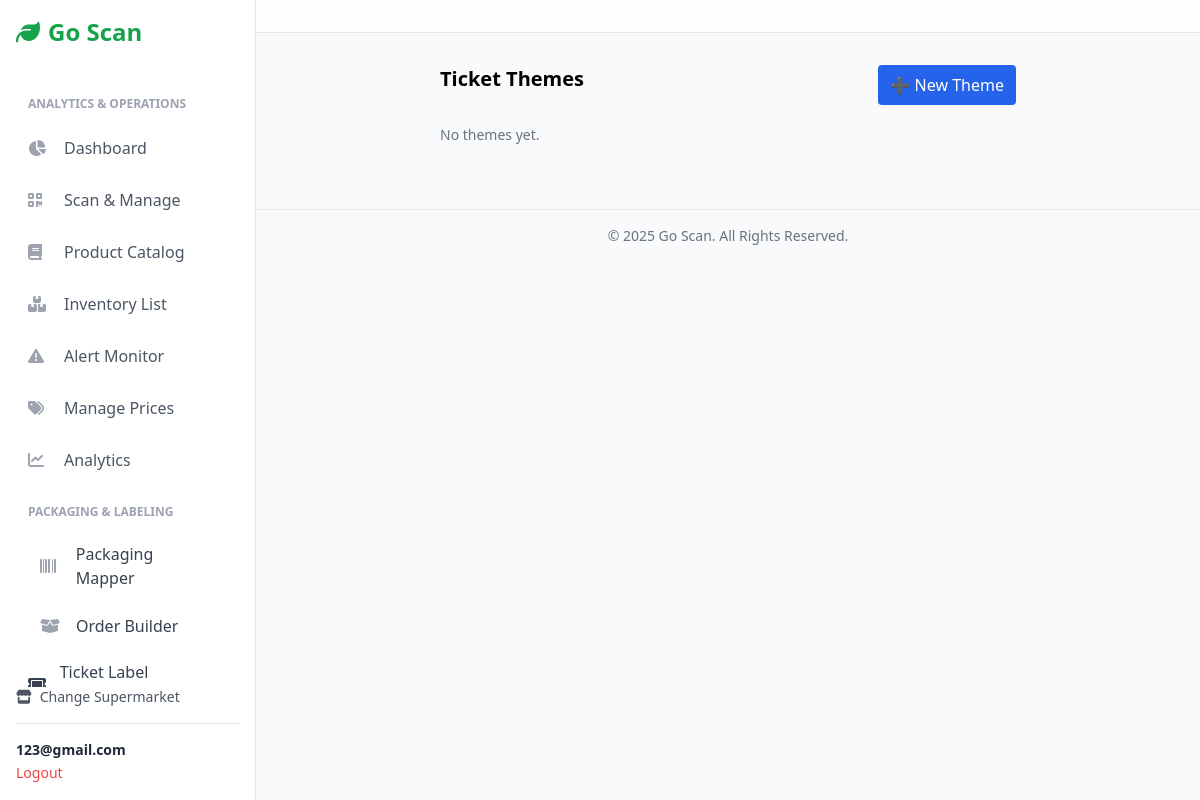
Page /ticket/1/themes/ (signed in) on the earlier database version.
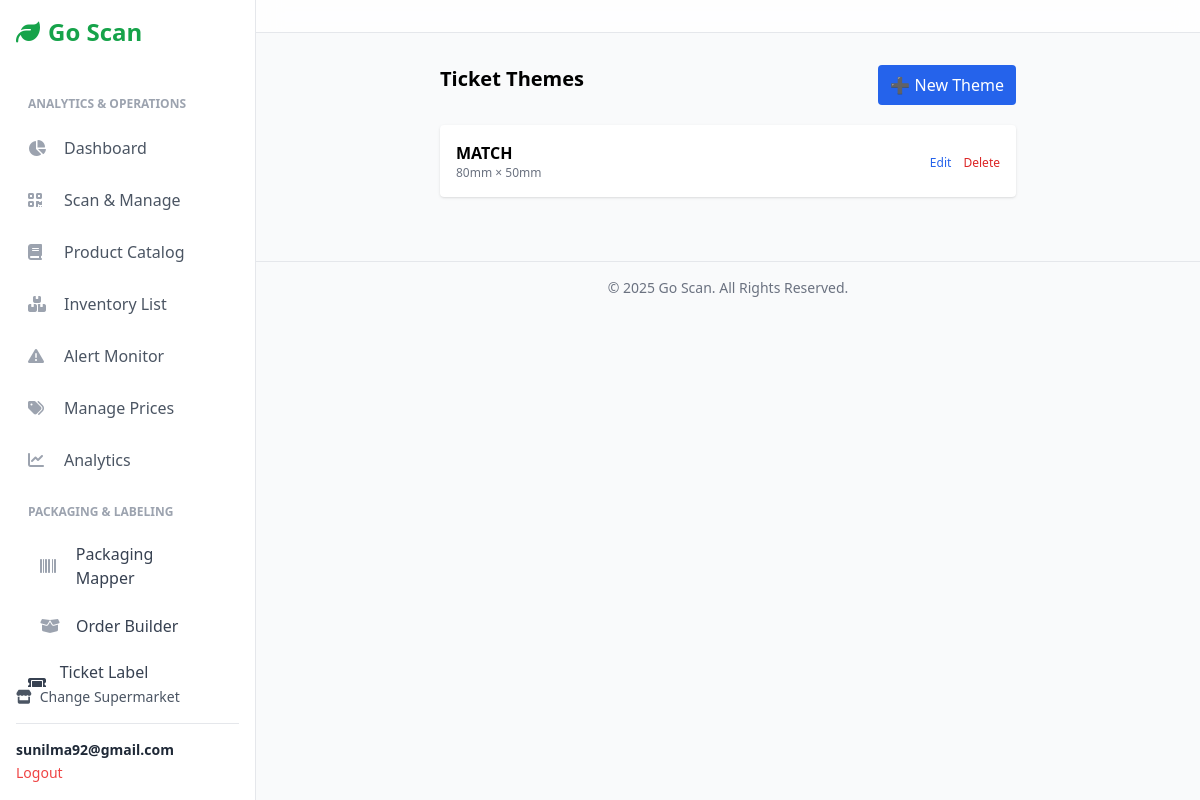
Same page on the later database version.
### users/models.py (models this page shows, shortened)
class Account(AbstractBaseUser):
    first_name = models.CharField(max_length=50)
    last_name = models.CharField(max_length=50)
    username = models.CharField(max_length=50, unique=True)
    email = models.EmailField(max_length=100, unique=True)
    phone_number = models.CharField(max_length=50, blank=True)
    date_joined = models.DateTimeField(auto_now_add=True)
    last_login = models.DateTimeField(auto_now=True)
    is_admin = models.BooleanField(default=False)
    is_staff = models.BooleanField(default=False)
    is_active = models.BooleanField(default=True)  # <-- Changed to True
    is_superuser = models.BooleanField(default=False)
    USERNAME_FIELD = 'username'
    REQUIRED_FIELDS = ['email', 'first_name', 'last_name']
    objects = MyAccountManager()

### Tickettheme/models.py (models this page shows, shortened)
class TicketTheme(models.Model):
    supermarket = models.ForeignKey(Supermarket, on_delete=models.CASCADE)
    name = models.CharField(max_length=50)
    background_color = models.CharField(max_length=20, default="#FFFFFF")
    text_color = models.CharField(max_length=20, default="#000000")
    accent_color = models.CharField(max_length=20, default="#FF0000")
    width_mm = models.PositiveIntegerField(default=80)
    height_mm = models.PositiveIntegerField(default=50)
    match_product_color = models.BooleanField(default=False)

### Tickettheme/views.py (the view)
# urls.py: path("<int:supermarket_id>/themes/", views.ticket_theme_list_view, name="ticket_theme_list"),
@login_required
def ticket_theme_list_view(request, supermarket_id):
    supermarket = get_object_or_404(Supermarket, pk=supermarket_id)
    themes = TicketTheme.objects.filter(
        supermarket=supermarket
    ).order_by("-id")
    return render(request, "tickettheme/theme_list.html", {
        "supermarket": supermarket,
        "themes": themes,
    })

### templates/tickettheme/theme_list.html (shortened to what this page needs)
{% extends "inventory/base.html" %}
{% block content %}
<div class="max-w-xl mx-auto space-y-5">
    <div class="flex justify-between">
        <h2 class="text-xl font-semibold">Ticket Themes</h2>
        <a href="{% url 'ticket:ticket_theme_create' supermarket.id %}"
           class="px-3 py-2 bg-blue-600 text-white rounded">
            ➕ New Theme
        </a>
    </div>
    <div class="space-y-3">
    {% for t in themes %}
        <div class="p-4 bg-white rounded shadow flex justify-between items-center">
            <div>
                <div class="font-semibold">{{ t.name }}</div>
                <div class="text-xs text-gray-500">
                    {{ t.width_mm }}mm × {{ t.height_mm }}mm
                </div>
            </div>
            <div class="space-x-2">
                <a href="{% url 'ticket:ticket_theme_edit' supermarket.id t.id %}"
                   class="text-blue-600 text-xs">Edit</a>
                <a href="{% url 'ticket:ticket_theme_delete' supermarket.id t.id %}"
                   class="text-red-600 text-xs">Delete</a>
            </div>
        </div>
    {% empty %}
        <p class="text-sm text-gray-500">No themes yet.</p>
    {% endfor %}
    </div>
</div>
{% endblock %}

### templates/inventory/base.html (shortened to what the changed rows need)
{% load static %}
<!DOCTYPE html>
<html lang="en">
<head>
    <script src="https://cdn.tailwindcss.com"></script>
    <link rel="stylesheet" href="https://cdnjs.cloudflare.com/ajax/libs/font-awesome/6.4.0/css/all.min.css">
</head>
<body class="bg-gray-50 font-sans">
    <aside id="sidebar" class="w-64 bg-white text-gray-800 p-4 border-r border-gray-200 fixed h-full flex flex-col z-30 md:translate-x-0">
        <div class="mt-auto">
            {% if user.is_authenticated %}
            <div class="border-t pt-4">
                <p class="text-sm font-semibold truncate">{{ user.email }}</p>
                <a href="{% url 'account_logout' %}" class="text-sm text-red-500 hover:underline">Logout</a>
            </div>
            {% endif %}
        </div>
    </aside>
    <div class="flex-1 md:ml-64">
        <main class="p-4 sm:p-6 md:p-8">
            {% block content %}{% endblock %}
        </main>
    </div>
</body>
</html>

Differences in the rows shown:
changed Account: email "123@gmail.com" → "sunilma92@gmail.com"
added TicketTheme: name "MATCH", width_mm "80", height_mm "50"
Other differences:
text no longer shown: "No themes yet."
